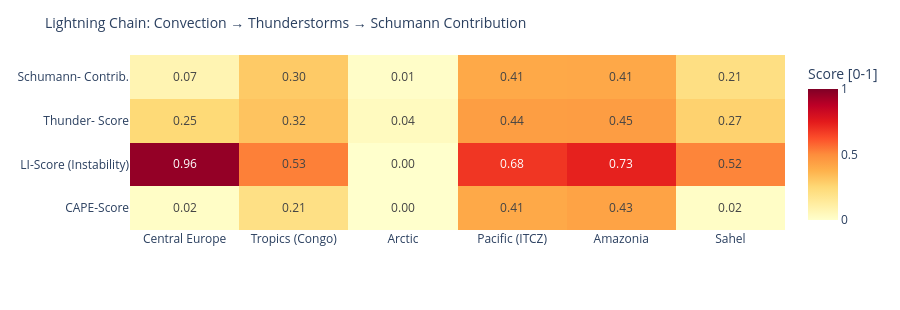

Write notebook code for a chart like this one.
### Code cell
# ============================================================
# LIGHTNING CHAIN: Convection → Thunderstorms → Schumann
# Shows the causal chain per measurement point as heatmap
# ============================================================

def cape_score(v):
    """CAPE → normalized score [0,1]"""
    if v is None or pd.isna(v): return 0.0
    return min(1.0, float(v) / 3000)

def li_score(v):
    """Lifted Index: negative = unstable → score [0,1]"""
    if v is None or pd.isna(v): return 0.3
    return min(1.0, max(0.0, (-float(v) + 6) / 12))

def cloud_score(v):
    if v is None or pd.isna(v): return 0.3
    return float(v) / 100

def thunder_score(row):
    """Kombinierter Gewitterwahrscheinlichkeits-Score
    CAPE + LI + Bedeckung + WMO-Gewitter + konvektiver Niederschlag (showers)
    Hinweis: X-Ray und Kp sind kein Bestandteil – nur geomagn./solarer Kontext.
    """
    cs = cape_score(row.get('cape'))
    ls = li_score(row.get('li'))
    cl = cloud_score(row.get('cloud'))
    t  = 1.0 if row.get('thunderstorm') else 0.0
    # Convective precipitation (showers) as additional indicator
    sh = min(1.0, (row.get('showers') or 0) / 5.0)
    return round(cs * 0.30 + ls * 0.25 + cl * 0.15 + t * 0.20 + sh * 0.10, 3)

def schumann_contribution(t_score, lat):
    """Schumann contribution: higher in tropics (±30°), scaled by thunderstorm score"""
    lat_weight = max(0.3, 1.0 - abs(lat) / 60)
    return round(t_score * lat_weight, 3)

df_atm['cape_score']   = df_atm.apply(lambda r: cape_score(r['cape']), axis=1)
df_atm['li_score']     = df_atm.apply(lambda r: li_score(r['li']),    axis=1)
df_atm['thunder_score']= df_atm.apply(lambda r: thunder_score(r.to_dict()), axis=1)
df_atm['schumann_contribution'] = df_atm.apply(
    lambda r: schumann_contribution(r['thunder_score'], r['lat']), axis=1)

metrics = ['cape_score', 'li_score', 'thunder_score', 'schumann_contribution']
labels  = ['CAPE-Score', 'LI-Score\n(Instability)', 'Thunder-\nScore', 'Schumann-\nContrib.']
z_data  = [df_atm[m].tolist() for m in metrics]

fig = go.Figure(go.Heatmap(
    z=z_data,
    x=df_atm['point'].tolist(),
    y=labels,
    colorscale='YlOrRd',
    zmin=0, zmax=1,
    text=[[f'{v:.2f}' for v in row] for row in z_data],
    texttemplate='%{text}', textfont=dict(size=12),
    colorbar=dict(title='Score [0-1]')
))
fig.update_layout(
    title=dict(text='Lightning Chain: Convection → Thunderstorms → Schumann Contribution', font=dict(size=14)),
    height=310,
    plot_bgcolor='rgba(0,0,0,0)', paper_bgcolor='rgba(0,0,0,0)',
    margin=dict(l=130, r=80, t=55, b=80)
)
fig.show()

### Figure 1 — Plotly figure (JSON) as saved in the notebook; plotly's stock layout.template omitted (floating-point values rounded to 4 significant figures)
{"data": [{"colorbar": {"title": {"text": "Score [0-1]"}}, "colorscale": [[0.0, "rgb(255,255,204)"], [0.125, "rgb(255,237,160)"], [0.25, "rgb(254,217,118)"], [0.375, "rgb(254,178,76)"], [0.5, "rgb(253,141,60)"], [0.625, "rgb(252,78,42)"], [0.75, "rgb(227,26,28)"], [0.875, "rgb(189,0,38)"], [1.0, "rgb(128,0,38)"]], "text": [["0.02", "0.21", "0.00", "0.41", "0.43", "0.02"], ["0.96", "0.53", "0.00", "0.68", "0.73", "0.52"], ["0.25", "0.32", "0.04", "0.44", "0.45", "0.27"], ["0.07", "0.30", "0.01", "0.41", "0.41", "0.21"]], "textfont": {"size": 12}, "texttemplate": "%{text}", "type": "heatmap", "x": ["Central Europe", "Tropics (Congo)", "Arctic", "Pacific (ITCZ)", "Amazonia", "Sahel"], "y": ["CAPE-Score", "LI-Score\n(Instability)", "Thunder-\nScore", "Schumann-\nContrib."], "z": [[0.01667, 0.2067, 0.0, 0.4067, 0.4267, 0.01667], [0.9583, 0.525, 0.0, 0.6833, 0.7333, 0.5167], [0.246, 0.319, 0.036, 0.442, 0.445, 0.271], [0.074, 0.298, 0.011, 0.405, 0.408, 0.212]], "zmax": 1, "zmin": 0}], "layout": {"height": 310, "margin": {"b": 80, "l": 130, "r": 80, "t": 55}, "paper_bgcolor": "rgba(0,0,0,0)", "plot_bgcolor": "rgba(0,0,0,0)", "title": {"font": {"size": 14}, "text": "Lightning Chain: Convection → Thunderstorms → Schumann Contribution"}}}
